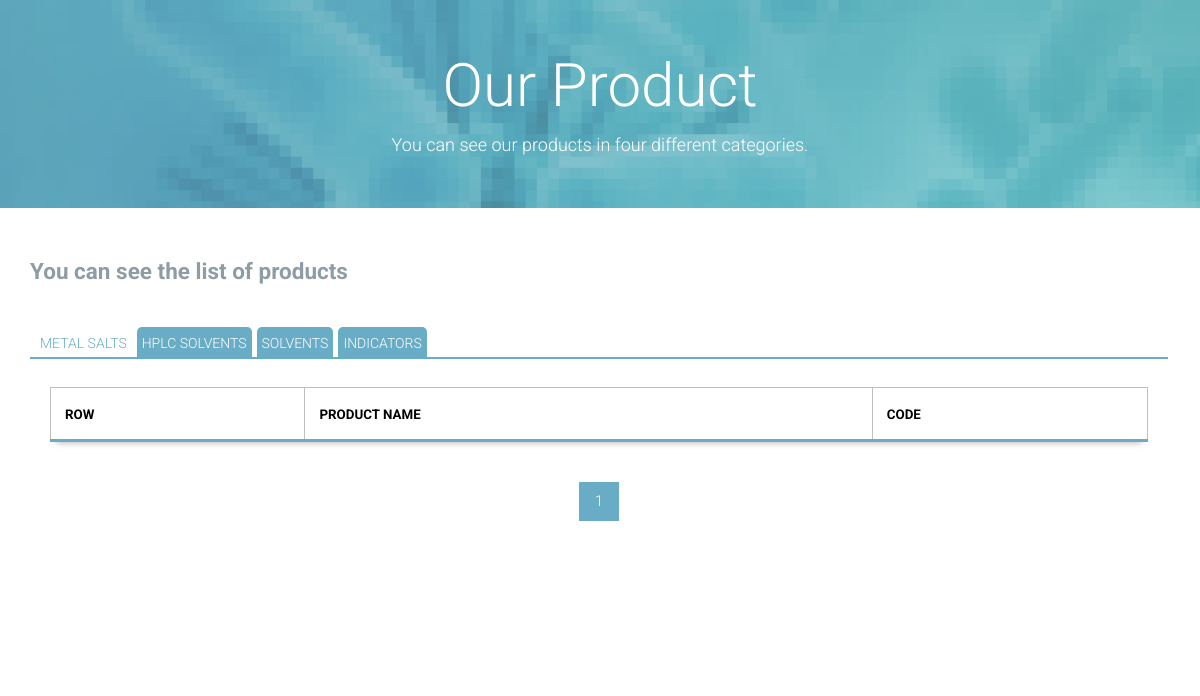
The page /Products on the database as committed earlier.
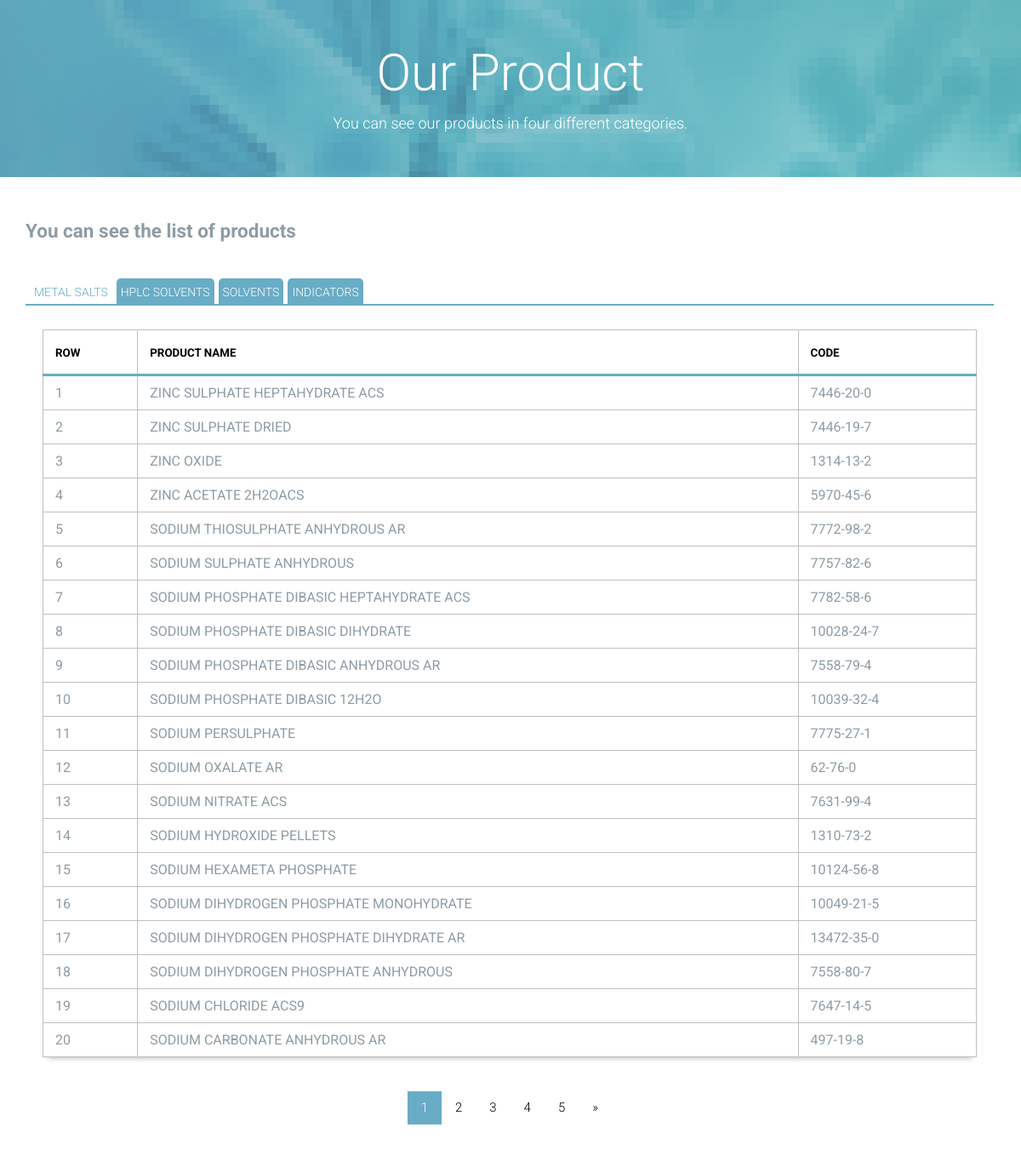
The same page on the database as committed later.
### Products/models.py (models this page shows, shortened)
class Products(models.Model):
    class Meta:
        verbose_name = "product "
        verbose_name_plural = "products"
    title = models.CharField(max_length=50, verbose_name="title")
    categories = models.ForeignKey(ProductCategories, verbose_name="categories",on_delete=models.CASCADE, blank=True, null=True)
    code = models.CharField(max_length=50,null=True,blank=True)
    grade = models.CharField(max_length=50, null=True, blank=True)
    packing = models.CharField(max_length=50, null=True, blank=True)
    author = models.ForeignKey(User, on_delete=models.CASCADE, verbose_name="author",null=True,blank=True)

### Products/views.py (the view)
# urls.py: path('Products', views.ProductsView.as_view(), name="ProductsList"),
def ProductsView(request):
    pagemetal: int = 1
    if (request.GET.get('pagemetal')):
        pagemetal: int = request.GET.get('pagemetal')
    productsmetalsalt = Products.objects.filter(categories_id=3).order_by('-id')
    paginatorMetal = Paginator(productsmetalsalt, 20)
    productsmetalsalt = paginatorMetal.page(pagemetal)
    pagehplc: int = 1
    if (request.GET.get('pagehplc')):
        pagehplc: int = request.GET.get('pagehplc')
    productsHplc = Products.objects.filter(categories_id=4).order_by('-id')
    paginatorHplc = Paginator(productsHplc, 20)
    productsHplc = paginatorHplc.page(pagehplc)
    pagesolvent: int = 1
    if (request.GET.get('pagesolvent')):
        pagesolvent: int = request.GET.get('pagesolvent')
    productsSolvent = Products.objects.filter(categories_id=5).order_by('-id')
    paginatorsolvent = Paginator(productsSolvent, 20)
    productsSolvent = paginatorsolvent.page(pagesolvent)
    pageindic: int = 1
    if (request.GET.get('pageindic')):
        pageindic: int = request.GET.get('pageindic')
    productsindic = Products.objects.filter(categories_id=6).order_by('-id')
    paginatorindic = Paginator(productsindic, 20)
    productsindic = paginatorsolvent.page(pageindic)
    return render(request, 'Products/ListProducts.html', {
        'productsmetalsalt': productsmetalsalt,
        'productsHplc': productsHplc,
        'productsSolvent': productsSolvent,
        'productsindic': productsindic,
        'paginatorMetal': paginatorMetal,
        'paginatorHplc': paginatorHplc,
        'paginatorsolvent': paginatorsolvent,
        'paginatorindic': paginatorindic,
    })

### Products/templates/Products/ListProducts.html (shortened to what this page needs)
{% extends 'layout/base.html' %}
{% load static %}
{% block content %}
    <div class="page-head" data-bg-image="{% static 'home/images/page-head-3.jpg' %}"
         style="background-image: url(&quot;images/page-head-3.jpg&quot;);">
        <div class="container">
            <h2 class="page-title">Our Product</h2>
            <small>You can see our products in four different categories.</small>
        </div>
    </div>
    <main class="main-content">
        <div class="fullwidth-block">
            <div class="container">
                <h2>You can see the list of products</h2>
                <br>
                <div class="tabBox">
                    <ul class="tabs">
                        <li><a href="#METAL_SALTS ">METAL SALTS </a></li>
                        <li><a href="#HPLC_SOLVENTS">HPLC SOLVENTS</a></li>
                        <li><a href="#SOLVENTS">SOLVENTS</a></li>
                        <li><a href="#INDICATORS">INDICATORS</a></li>
                    </ul>
                    <div class="tabContainer">
                        <div id="METAL_SALTS" style="text-align: center" class="tabContent">
                            <div class="my_table">
                                <div class="table-responsive">
                                    <table>
                                        <thead>
                                        <tr>
                                            <th>row</th>
                                            <th>product name</th>
                                            <th>code</th>
                                        </tr>
                                        </thead>
                                        <tbody>
                                        {% for metal in productsmetalsalt %}
                                            <tr>
                                                <td>{{ forloop.counter }}</td>
                                                <td>{{ metal.title }}</td>
                                                <td>{{ metal.code }}</td>
                                            </tr>
                                        {% endfor %}
                                        </tbody>
                                    </table>
                                </div>
                            </div>
                            <div class="pagination">
                                {% for pageNumber in paginatorMetal.page_range %}
                                    <a href="?pagemetal={{ pageNumber }}"
                                       class="{% if productsmetalsalt.number == pageNumber %} active  {% endif %}">{{ pageNumber }}</a>
                                {% endfor %}
                                {% if productsmetalsalt.has_next %}
                                    <a href="?pagemetal={{ productsmetalsalt.next_page_number }}">&raquo;</a>
                                {% endif %}
                            </div>
                        </div>
                    </div>
                </div>
            </div>
        </div>
    </main>
{% endblock %}

### templates/layout/base.html (shortened to what this page needs)
{% load static %}
{% load render_partial %}
<html lang="en" class=" js cssgradients csstransforms csstransitions svg inlinesvg svgclippaths">
<head>
    <link href="{% static 'home/fonts/font-awesome.min.css' %}" rel="stylesheet" type="text/css">
    <link rel="stylesheet" href="{% static 'home/style.css' %}">
    <link rel="stylesheet" href="{% static 'home/customStyle.css' %}">
</head>
<body>
<div class="site-content">
    {% block content %}
    {% endblock %}
</div>
</body>
</html>

### static/home/style.css (style rules this page uses)
html { background: #fff; color: #000; -webkit-text-size-adjust: 100%; -ms-text-size-adjust: 100%; }
html, button, input, select, textarea { font-family: sans-serif; }
body { margin: 0; }
a { background: transparent; }
h2 { font-size: 1.5em; margin: 0.83em 0; }
small { font-size: 80%; }
table { border-collapse: collapse; border-spacing: 0; }
*, *:before, *:after { box-sizing: border-box; }
html { font-size: 15px; }
body { color: #8e9ca5; font-family: "Roboto", "Open Sans", sans-serif; font-weight: 300; line-height: 1.5; }
h1, h2, h3, h4, h5, h6 { font-weight: 700; margin: 0 0 20px; line-height: normal; }
ul, ol { margin: 0; padding-left: 0; }
a { text-decoration: none; color: #69acc7; }
.container { margin-right: auto; margin-left: auto; padding-left: 15px; padding-right: 15px; *zoom: 1; }
.container:after { content: " "; clear: both; display: block; overflow: hidden; height: 0; }
@media (min-width: 768px) { .container { width: 750px; } }
@media (min-width: 992px) { .container { width: 970px; } }
@media (min-width: 1200px) { .container { width: 1170px; } }
.page-head { background-size: cover; padding: 50px 0; text-align: center; color: white; }
.page-head .page-title { font-size: 60px; font-size: 4em; font-weight: 300; margin: 0 0 10px; }
.page-head small { font-size: 18px; font-size: 1.2em; }
.fullwidth-block { padding: 50px 0; }

### static/home/customStyle.css (style rules this page uses)
div.tabBox { width:99.9%; float:left; overflow: visible; }
ul.tabs { margin: 0; padding: 0; float: left; list-style: none; height: 32px; width:99.9%; }
ul.tabs li { float: left; margin-left: 5px; padding: 0; height: 32px; line-height: 32px; margin-bottom: -1px; overflow: hidden; position: relative; }
ul.tabs li a { display: block; padding: 0 5px; outline: none; background:none; }
.tabContainer { border-top: none; overflow: hidden; clear: both; float: left; width:99.9%; min-height:300px; margin-bottom:10px; }
.tabContent { padding: 20px; }
ul.tabs { border-bottom: 2px solid #69acc6; border-top-left-radius:5px; -moz-border-top-left-radius:5px; -webkit-border-top-left-radius:5px; }
ul.tabs li a { background:#69acc6; text-decoration: none; font-size: 14px; color: #ffffff; outline: none; border-top-left-radius:5px; -moz-border-top-left-radius:5px; -webkit-border-top-left-radius:5px; border-top-right-radius:5px; -moz-border-top-right-radius:5px; -webkit-border-top-right-radius:5px; }
ul.tabs li.active { border-bottom:2px solid #69acc6; }
ul.tabs li.active a, ul.tabs li.active a:hover { background: #fff; color: #69acc6; }
div.tabContainer { background:#fff; }

### Products/templates/Products/ListProducts.html (style rules this page uses)
.pagination { margin: 0 auto; display: inline-block; }
.pagination a { color: black; float: left; padding: 8px 16px; text-decoration: none; }
.pagination a.active { background-color: #69acc6; color: white; }
.my_table .table-responsive { min-height: 0.01%; overflow-x: auto; }
.my_table table { border-collapse: collapse; border-spacing: 0; -webkit-box-shadow: 0px 7px 6px -6px rgba(0, 0, 0, 0.28); -moz-box-shadow: 0px 7px 6px -6px rgba(0, 0, 0, 0.28); box-shadow: 0px 7px 6px -6px rgba(0, 0, 0, 0.28); margin-bottom: 40px; margin-top: 0.5em; width: 100%; max-width: 100%; }
.my_table table thead tr { border-bottom: 3px solid #69acc6; color: #000; }
.my_table table thead th, .my_table table tfoot th { background-color: #fff; color: #000; font-size: 0.83333em; line-height: 1.8; padding: 15px 14px 13px 14px; position: relative; text-align: left; text-transform: uppercase; }
.my_table table tbody tr { background-color: #fff; }
.my_table table th, .my_table table td { border: 1px solid #bfbfbf; padding: 10px 14px; position: relative; vertical-align: middle; }

Rows that differ between the two databases and show on the page:
added Products: title "ZINC SULPHATE HEPTAHYDRATE ACS", code "7446-20-0"
added Products: title "ZINC SULPHATE DRIED", code "7446-19-7"
added Products: title "ZINC OXIDE", code "1314-13-2"
added Products: title "ZINC ACETATE 2H2OACS", code "5970-45-6"
added Products: title "SODIUM THIOSULPHATE ANHYDROUS AR", code "7772-98-2"
added Products: title "SODIUM SULPHATE ANHYDROUS", code "7757-82-6"
added Products: title "SODIUM PHOSPHATE DIBASIC HEPTAHYDRATE ACS", code "7782-58-6"
added Products: title "SODIUM PHOSPHATE DIBASIC DIHYDRATE", code "10028-24-7"
added Products: title "SODIUM PHOSPHATE DIBASIC ANHYDROUS AR", code "7558-79-4"
added Products: title "SODIUM PHOSPHATE DIBASIC 12H2O", code "10039-32-4"
added Products: title "SODIUM PERSULPHATE", code "7775-27-1"
added Products: title "SODIUM OXALATE AR", code "62-76-0"
added Products: title "SODIUM NITRATE ACS", code "7631-99-4"
added Products: title "SODIUM HYDROXIDE PELLETS", code "1310-73-2"
added Products: title "SODIUM HEXAMETA PHOSPHATE", code "10124-56-8"
added Products: title "SODIUM DIHYDROGEN PHOSPHATE MONOHYDRATE", code "10049-21-5"
added Products: title "SODIUM DIHYDROGEN PHOSPHATE DIHYDRATE AR", code "13472-35-0"
added Products: title "SODIUM DIHYDROGEN PHOSPHATE ANHYDROUS", code "7558-80-7"
added Products: title "SODIUM CHLORIDE ACS9", code "7647-14-5"
added Products: title "SODIUM CARBONATE ANHYDROUS AR", code "497-19-8"
Other text that changed with them:
new list line: "2"
new list line: "3"
new list line: "4"
new list line: "5"
